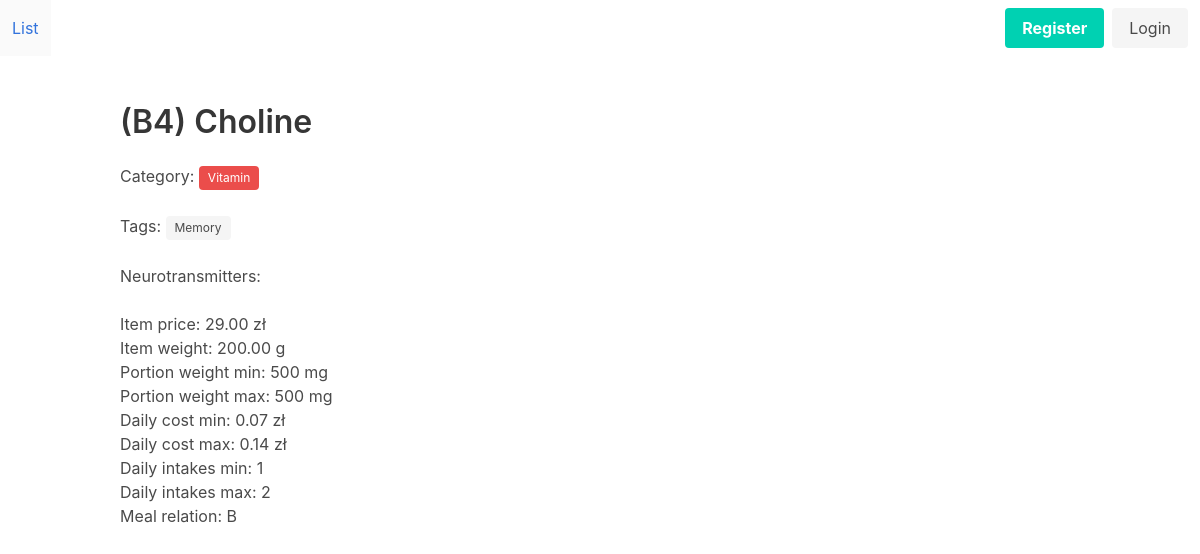
Page /catalog/supplement/d/cholina on the committed database.
### catalog/models.py (models this page shows, shortened)
class Supplement(models.Model):
    name = models.CharField(max_length=50, unique=True)
    polish_name = models.CharField(max_length=50, blank=True, null=True)
    users = models.ManyToManyField(User, related_name = 'user', blank=True)
    category = models.ForeignKey(Category, on_delete=models.SET_NULL, blank=True, null=True)
    tags = models.ManyToManyField(Tag, blank=True)
    neurotransmitters = models.ManyToManyField(Neurotransmitter, blank=True)
    description = models.TextField(blank=True, null=True)
    item_price = models.DecimalField(max_digits=6, decimal_places=2, blank=True, null=True)
    item_weight = models.DecimalField(max_digits=7, decimal_places=3, blank=True, null=True)
    portion_weight_min = models.DecimalField(max_digits=6, decimal_places=4, blank=True, null=True)
    portion_weight_max = models.DecimalField(max_digits=6, decimal_places=4, blank=True, null=True)
    daily_intakes_min = models.IntegerField(blank=True, null=True)
    daily_intakes_max = models.IntegerField(blank=True, null=True)
    meal_relation = models.CharField(max_length=1, choices=(('B', 'Before meal'), ('W', 'With meal'), ('A', 'After meal')), blank=True, null=True)
    country_of_origin = models.CharField(max_length=50, blank=True, null=True)
    date_of_discovery = models.DateField(blank=True, null=True)
    bioavailability = models.DecimalField(max_digits=3, decimal_places=2, blank=True, null=True)
    producent = models.ForeignKey(Producent, blank=True, null=True, on_delete=models.SET_NULL)
    shop = models.ForeignKey(Shop, blank=True, null=True, on_delete=models.SET_NULL)
    url = models.URLField(blank=True, null=True)
    slug = models.SlugField(max_length=40, blank=True, unique=True)
    @property
    def daily_cost_min(self):
        a = self.item_price and self.item_weight and self.portion_weight_min and self.daily_intakes_min
        if a:
            unit_price = self.item_price / self.item_weight
            daily_cost = unit_price * self.portion_weight_min * self.daily_intakes_min
            return round(daily_cost, 2)
        else:
            return 0
    @property
    def daily_cost_max(self):
        a = self.item_price and self.item_weight and self.portion_weight_max and self.daily_intakes_max
        if a:
            unit_price = self.item_price / self.item_weight
            daily_cost = unit_price * self.portion_weight_max * self.daily_intakes_max
            return round(daily_cost, 2)
        else:
            return 0
    class Meta:
        ordering = ['name']

class Category(models.Model):
    name = models.CharField(max_length=50)
    color = models.CharField(max_length=7)
    class Meta:
        verbose_name_plural = 'Categories'
        ordering = ['name']

class Tag(models.Model):
    name = models.CharField(max_length=50)
    class Meta:
        ordering = ['name']

### catalog/views.py (the view)
# urls.py: path('supplement/d/<slug:slug>', SupplementDetail.as_view(), name='supplement_detail'),
class SupplementDetail(DetailView):
    model = Supplement
    context_object_name = 'supplement'

### catalog/templatetags/catalog_extras.py (called while the page is built)
def multiply(value, arg):
    return value * arg

### catalog/templates/catalog/supplement_detail.html (shortened to what this page needs)
{% extends 'index.html' %}
{% load catalog_extras %}
{% block content %}
<h1 class="title">
	{{ supplement.name }}
</h1>
{% if supplement.category %}
    <div>
        <p>
            <span>Category: </span>
            <span class="tag is-black" style="background-color:{{ supplement.category.color }};">{{ supplement.category.name }}</span>
        </p>
    </div><br>
{% endif %}
<div>
    <p>
        <span>Tags: </span>
        {% for tag in supplement.tags.all %}
        <span class="tag" >{{ tag.name }}</span>
        {% endfor %}
    </p>
</div><br>
<div>
    <p>
        <span>Neurotransmitters: </span>
    </p>
</div><br>
{% if supplement.item_price %}
<div>
    <span>Item price: </span>
    <span>{{ supplement.item_price }} zł</span>
</div>
{% endif %}
{% if supplement.item_weight %}
<div>
    <span>Item weight: </span>
    <span>{{ supplement.item_weight|floatformat:2 }} g</span>
</div>
{% endif %}
{% if supplement.portion_weight_min %}
<div>
    <span>Portion weight min: </span>
    <span>{{ supplement.portion_weight_min|multiply:1000|floatformat }} mg</span>
</div>
{% endif %}
{% if supplement.portion_weight_max %}
<div>
    <span>Portion weight max: </span>
    <span>{{ supplement.portion_weight_max|multiply:1000|floatformat }} mg</span>
</div>
{% endif %}
{% if supplement.daily_cost_min %}
<div>
    <span>Daily cost min: </span>
    <span>{{ supplement.daily_cost_min }} zł</span>
</div>
{% endif %}
{% if supplement.daily_cost_max %}
<div>
    <span>Daily cost max: </span>
    <span>{{ supplement.daily_cost_max }} zł</span>
</div>
{% endif %}
{% if supplement.daily_intakes_min %}
<div>
    <span>Daily intakes min: </span>
    <span>{{ supplement.daily_intakes_min }}</span>
</div>
{% endif %}
{% if supplement.daily_intakes_max %}
<div>
    <span>Daily intakes max: </span>
    <span>{{ supplement.daily_intakes_max }}</span>
</div>
{% endif %}
{% if supplement.meal_relation %}
<div>
    <span>Meal relation: </span>
    <span>{{ supplement.meal_relation }}</span>
</div>
{% endif %}
{% endblock content %}

### rows in the picture
Supplement: name "(B4) Choline", category.name "Vitamin", item_price "29.00", item_weight "200.00", portion_weight_min|multiply "500", portion_weight_max|multiply "500", daily_cost_min "0.07", daily_cost_max "0.14", daily_intakes_min "1", daily_intakes_max "2", meal_relation "B"
Tag: name "Memory"
